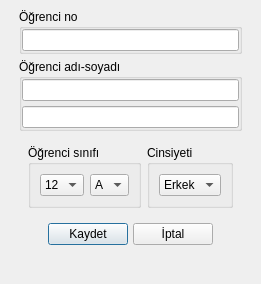
<?xml version="1.0" encoding="UTF-8"?>
<ui version="4.0">
 <class>Dialog</class>
 <widget class="QDialog" name="Dialog">
  <property name="geometry">
   <rect>
    <x>0</x>
    <y>0</y>
    <width>261</width>
    <height>284</height>
   </rect>
  </property>
  <property name="windowTitle">
   <string>Dialog</string>
  </property>
  <property name="styleSheet">
   <string notr="true">QFrame{
border: none
}</string>
  </property>
  <layout class="QHBoxLayout" name="horizontalLayout">
   <property name="spacing">
    <number>0</number>
   </property>
   <property name="leftMargin">
    <number>0</number>
   </property>
   <property name="topMargin">
    <number>0</number>
   </property>
   <property name="rightMargin">
    <number>0</number>
   </property>
   <property name="bottomMargin">
    <number>0</number>
   </property>
   <item>
    <widget class="QFrame" name="frame_2">
     <property name="frameShape">
      <enum>QFrame::StyledPanel</enum>
     </property>
     <property name="frameShadow">
      <enum>QFrame::Raised</enum>
     </property>
     <layout class="QVBoxLayout" name="verticalLayout_2">
      <item alignment="Qt::AlignHCenter">
       <widget class="QFrame" name="inputs">
        <layout class="QVBoxLayout" name="verticalLayout">
         <property name="spacing">
          <number>5</number>
         </property>
         <property name="leftMargin">
          <number>0</number>
         </property>
         <property name="topMargin">
          <number>0</number>
         </property>
         <property name="rightMargin">
          <number>0</number>
         </property>
         <property name="bottomMargin">
          <number>0</number>
         </property>
         <item>
          <widget class="QGroupBox" name="OgrenciNo">
           <property name="sizePolicy">
            <sizepolicy hsizetype="Expanding" vsizetype="Preferred">
             <horstretch>0</horstretch>
             <verstretch>0</verstretch>
            </sizepolicy>
           </property>
           <property name="title">
            <string>Öğrenci no</string>
           </property>
           <layout class="QVBoxLayout" name="verticalLayout_3">
            <property name="spacing">
             <number>0</number>
            </property>
            <property name="leftMargin">
             <number>0</number>
            </property>
            <property name="topMargin">
             <number>0</number>
            </property>
            <property name="rightMargin">
             <number>0</number>
            </property>
            <property name="bottomMargin">
             <number>0</number>
            </property>
            <item>
             <widget class="QLineEdit" name="noIn"/>
            </item>
           </layout>
          </widget>
         </item>
         <item>
          <widget class="QGroupBox" name="AdSoyad">
           <property name="sizePolicy">
            <sizepolicy hsizetype="Expanding" vsizetype="Preferred">
             <horstretch>0</horstretch>
             <verstretch>0</verstretch>
            </sizepolicy>
           </property>
           <property name="title">
            <string>Öğrenci adı-soyadı</string>
           </property>
           <layout class="QVBoxLayout" name="verticalLayout_4">
            <property name="spacing">
             <number>5</number>
            </property>
            <property name="leftMargin">
             <number>0</number>
            </property>
            <property name="topMargin">
             <number>0</number>
            </property>
            <property name="rightMargin">
             <number>0</number>
            </property>
            <property name="bottomMargin">
             <number>0</number>
            </property>
            <item>
             <widget class="QLineEdit" name="nameIn"/>
            </item>
            <item>
             <widget class="QLineEdit" name="surnameIn"/>
            </item>
           </layout>
          </widget>
         </item>
         <item>
          <widget class="QFrame" name="frame">
           <property name="frameShape">
            <enum>QFrame::StyledPanel</enum>
           </property>
           <property name="frameShadow">
            <enum>QFrame::Raised</enum>
           </property>
           <layout class="QHBoxLayout" name="horizontalLayout_3">
            <item>
             <widget class="QGroupBox" name="SinifSube">
              <property name="title">
               <string>Öğrenci sınıfı</string>
              </property>
              <layout class="QHBoxLayout" name="horizontalLayout_4">
               <item>
                <widget class="QComboBox" name="gradeCombo">
                 <item>
                  <property name="text">
                   <string>12</string>
                  </property>
                 </item>
                 <item>
                  <property name="text">
                   <string>11</string>
                  </property>
                 </item>
                 <item>
                  <property name="text">
                   <string>10</string>
                  </property>
                 </item>
                 <item>
                  <property name="text">
                   <string>9</string>
                  </property>
                 </item>
                 <item>
                  <property name="text">
                   <string>8</string>
                  </property>
                 </item>
                 <item>
                  <property name="text">
                   <string>7</string>
                  </property>
                 </item>
                 <item>
                  <property name="text">
                   <string>6</string>
                  </property>
                 </item>
                 <item>
                  <property name="text">
                   <string>5</string>
                  </property>
                 </item>
                </widget>
               </item>
               <item>
                <widget class="QComboBox" name="classCombo">
                 <item>
                  <property name="text">
                   <string>A</string>
                  </property>
                 </item>
                 <item>
                  <property name="text">
                   <string>B</string>
                  </property>
                 </item>
                 <item>
                  <property name="text">
                   <string>C</string>
                  </property>
                 </item>
                 <item>
                  <property name="text">
                   <string>D</string>
                  </property>
                 </item>
                 <item>
                  <property name="text">
                   <string>E</string>
                  </property>
                 </item>
                 <item>
                  <property name="text">
                   <string>F</string>
                  </property>
                 </item>
                 <item>
                  <property name="text">
                   <string>G</string>
                  </property>
                 </item>
                 <item>
                  <property name="text">
                   <string>H</string>
                  </property>
                 </item>
                 <item>
                  <property name="text">
                   <string>I</string>
                  </property>
                 </item>
                 <item>
                  <property name="text">
                   <string>J</string>
                  </property>
                 </item>
                </widget>
               </item>
              </layout>
             </widget>
            </item>
            <item>
             <widget class="QGroupBox" name="SinifSube_2">
              <property name="title">
               <string>Cinsiyeti</string>
              </property>
              <layout class="QHBoxLayout" name="horizontalLayout_5">
               <item>
                <widget class="QComboBox" name="sexCombo">
                 <item>
                  <property name="text">
                   <string>Erkek</string>
                  </property>
                 </item>
                 <item>
                  <property name="text">
                   <string>Kız</string>
                  </property>
                 </item>
                </widget>
               </item>
              </layout>
             </widget>
            </item>
           </layout>
          </widget>
         </item>
        </layout>
       </widget>
      </item>
      <item alignment="Qt::AlignHCenter|Qt::AlignTop">
       <widget class="QFrame" name="buttons">
        <property name="frameShape">
         <enum>QFrame::StyledPanel</enum>
        </property>
        <property name="frameShadow">
         <enum>QFrame::Raised</enum>
        </property>
        <layout class="QHBoxLayout" name="horizontalLayout_2">
         <property name="spacing">
          <number>5</number>
         </property>
         <property name="leftMargin">
          <number>0</number>
         </property>
         <property name="topMargin">
          <number>0</number>
         </property>
         <property name="rightMargin">
          <number>0</number>
         </property>
         <property name="bottomMargin">
          <number>0</number>
         </property>
         <item>
          <widget class="QPushButton" name="saveButton">
           <property name="focusPolicy">
            <enum>Qt::TabFocus</enum>
           </property>
           <property name="text">
            <string>Kaydet</string>
           </property>
           <property name="icon">
            <iconset resource="../resources.qrc">
             <normaloff>:/icons/Icons/save.svg</normaloff>:/icons/Icons/save.svg</iconset>
           </property>
          </widget>
         </item>
         <item>
          <widget class="QPushButton" name="exitButton">
           <property name="focusPolicy">
            <enum>Qt::TabFocus</enum>
           </property>
           <property name="text">
            <string>İptal</string>
           </property>
           <property name="icon">
            <iconset resource="../resources.qrc">
             <normaloff>:/icons/Icons/x-circle.svg</normaloff>:/icons/Icons/x-circle.svg</iconset>
           </property>
          </widget>
         </item>
        </layout>
       </widget>
      </item>
     </layout>
    </widget>
   </item>
  </layout>
 </widget>
 <resources>
  <include location="../resources.qrc"/>
 </resources>
 <connections/>
</ui>
